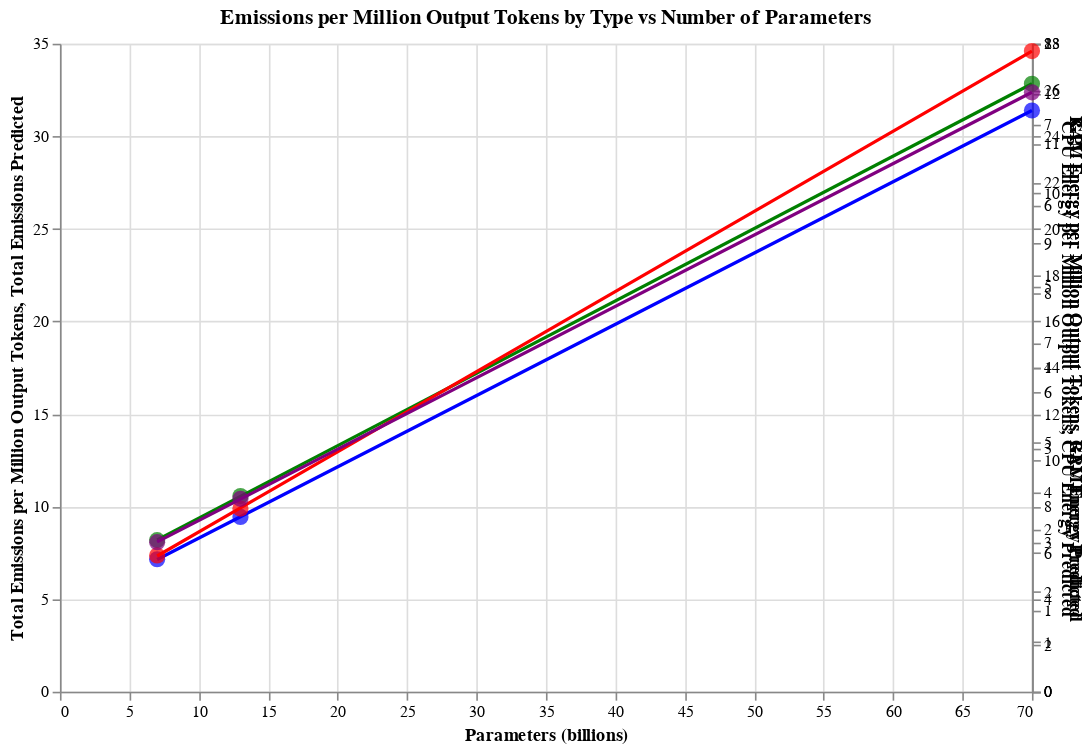

Notebook source saved alongside this figure:
### Code cell
# Create a combined chart with overlays for all emission types
combined_chart = alt.layer(*charts).resolve_scale(
    y='independent'
).properties(
    title='Emissions per Million Output Tokens by Type vs Number of Parameters',
    width=600,  # Adjusted width for combined chart
    height=400  # Adjusted height for combined chart
)

combined_chart.show()

### Figure 1 — Vega-Lite specification as saved in the notebook (floating-point values rounded to 4 significant figures)
{"config": {"view": {"continuousWidth": 300, "continuousHeight": 300}}, "layer": [{"layer": [{"mark": {"type": "circle", "color": "blue", "size": 100}, "encoding": {"tooltip": [{"field": "Parameters (billions)", "type": "quantitative"}, {"field": "Total Emissions per Million Output Tokens", "type": "quantitative"}], "x": {"field": "Parameters (billions)", "type": "quantitative"}, "y": {"field": "Total Emissions per Million Output Tokens", "type": "quantitative"}}, "title": "Actual Total Emissions per Million Output Tokens"}, {"mark": {"type": "line", "color": "blue"}, "encoding": {"tooltip": [{"field": "Parameters (billions)", "type": "quantitative"}, {"field": "Total Emissions Predicted", "type": "quantitative"}], "x": {"field": "Parameters (billions)", "type": "quantitative"}, "y": {"field": "Total Emissions Predicted", "type": "quantitative"}}}]}, {"layer": [{"mark": {"type": "circle", "color": "green", "size": 100}, "encoding": {"tooltip": [{"field": "Parameters (billions)", "type": "quantitative"}, {"field": "CPU Energy per Million Output Tokens", "type": "quantitative"}], "x": {"field": "Parameters (billions)", "type": "quantitative"}, "y": {"field": "CPU Energy per Million Output Tokens", "type": "quantitative"}}, "title": "Actual CPU Energy per Million Output Tokens"}, {"mark": {"type": "line", "color": "green"}, "encoding": {"tooltip": [{"field": "Parameters (billions)", "type": "quantitative"}, {"field": "CPU Energy Predicted", "type": "quantitative"}], "x": {"field": "Parameters (billions)", "type": "quantitative"}, "y": {"field": "CPU Energy Predicted", "type": "quantitative"}}}]}, {"layer": [{"mark": {"type": "circle", "color": "red", "size": 100}, "encoding": {"tooltip": [{"field": "Parameters (billions)", "type": "quantitative"}, {"field": "GPU Energy per Million Output Tokens", "type": "quantitative"}], "x": {"field": "Parameters (billions)", "type": "quantitative"}, "y": {"field": "GPU Energy per Million Output Tokens", "type": "quantitative"}}, "title": "Actual GPU Energy per Million Output Tokens"}, {"mark": {"type": "line", "color": "red"}, "encoding": {"tooltip": [{"field": "Parameters (billions)", "type": "quantitative"}, {"field": "GPU Energy Predicted", "type": "quantitative"}], "x": {"field": "Parameters (billions)", "type": "quantitative"}, "y": {"field": "GPU Energy Predicted", "type": "quantitative"}}}]}, {"layer": [{"mark": {"type": "circle", "color": "purple", "size": 100}, "encoding": {"tooltip": [{"field": "Parameters (billions)", "type": "quantitative"}, {"field": "RAM Energy per Million Output Tokens", "type": "quantitative"}], "x": {"field": "Parameters (billions)", "type": "quantitative"}, "y": {"field": "RAM Energy per Million Output Tokens", "type": "quantitative"}}, "title": "Actual RAM Energy per Million Output Tokens"}, {"mark": {"type": "line", "color": "purple"}, "encoding": {"tooltip": [{"field": "Parameters (billions)", "type": "quantitative"}, {"field": "RAM Energy Predicted", "type": "quantitative"}], "x": {"field": "Parameters (billions)", "type": "quantitative"}, "y": {"field": "RAM Energy Predicted", "type": "quantitative"}}}]}], "data": {"name": "data-4675f0e55cd043d09e2523b0b948adeb"}, "height": 400, "resolve": {"scale": {"y": "independent"}}, "title": "Emissions per Million Output Tokens by Type vs Number of Parameters", "width": 600, "$schema": "https://vega.github.io/schema/vega-lite/v5.17.0.json", "datasets": {"data-4675f0e55cd043d09e2523b0b948adeb": [{"Parameters (billions)": 70, "Total Emissions per Million Output Tokens": 31.39, "CPU Energy per Million Output Tokens": 7.505, "GPU Energy per Million Output Tokens": 27.68, "RAM Energy per Million Output Tokens": 12.03, "Total Emissions Predicted": 31.39, "CPU Energy Predicted": 7.506, "GPU Energy Predicted": 27.68, "RAM Energy Predicted": 12.03}, {"Parameters (billions)": 13, "Total Emissions per Million Output Tokens": 9.443, "CPU Energy per Million Output Tokens": 2.416, "GPU Energy per Million Output Tokens": 7.915, "RAM Energy per Million Output Tokens": 3.871, "Total Emissions Predicted": 9.454, "CPU Energy Predicted": 2.412, "GPU Energy Predicted": 7.942, "RAM Energy Predicted": 3.865}, {"Parameters (billions)": 7, "Total Emissions per Million Output Tokens": 7.155, "CPU Energy per Million Output Tokens": 1.872, "GPU Energy per Million Output Tokens": 5.889, "RAM Energy per Million Output Tokens": 3.0, "Total Emissions Predicted": 7.145, "CPU Energy Predicted": 1.876, "GPU Energy Predicted": 5.864, "RAM Energy Predicted": 3.005}]}}
